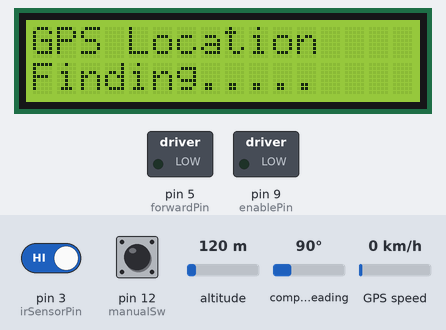
Simulated run of this sketch. Board: Arduino Nano, built with avr-gcc and run on an emulated ATmega328P. Shown: 16×2 character LCD, switched loads named in the sketch (green lamp = pin HIGH). The test bench sets the inputs (shaded band); at power-on: pin 12 (manualSw) HIGH, pin 3 (irSensorPin) HIGH, altitude 120 m, compass heading 90°, GPS speed 0 km/h. The GPS gets a fix after 3 s at 37.7749, -122.4194 with 8 satellites; what the sketch prints to the serial monitor is not drawn.

Above: at 2.2 s.
At 5.3 s:
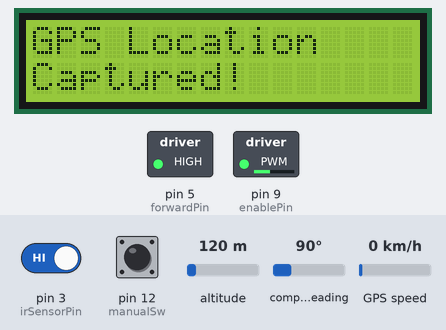
5.4 s: pin 12 (manualSw) pulled LOW for 0.15 s
At 5.59 s:
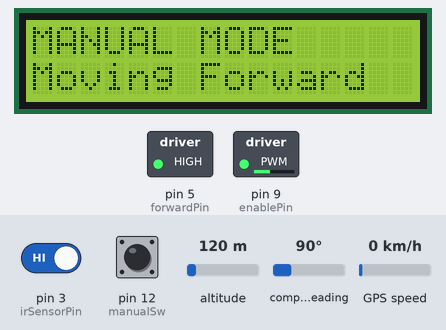
8.2 s: pin 3 (irSensorPin) driven LOW
At 10.4 s:
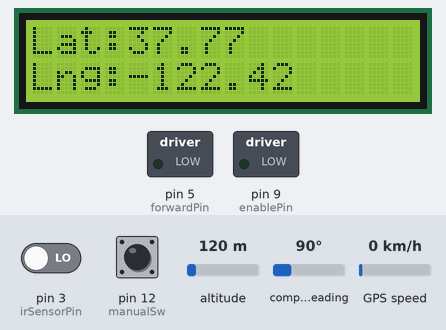
Timing chart, 0 to 24.9 s (numbered marks = the images above; inputs shaded):
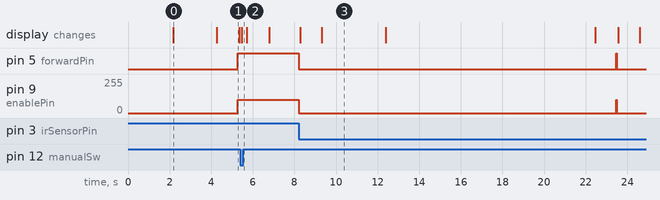

The sketch:

optimized_code.ino
```cpp
#include <SoftwareSerial.h>
#include <TinyGPS++.h>
#include <Wire.h>
#include <LiquidCrystal_I2C.h>

// GPS setup
SoftwareSerial gpsSerial(4, 2); // GPS TX → D4 (Nano RX)
TinyGPSPlus gps;

// LCD setup
LiquidCrystal_I2C lcd(0x27, 16, 2); // Change I2C address if needed

// Motor control pins
const int enablePin = 9;   // PWM speed control
const int forwardPin = 5;  // Motor forward control

// IR sensor pin
const int irSensorPin = 3;

// Switch for manual/auto mode
const int manualSw = 12;
bool manualMode = false;
bool gpsFixAcquired = false;

// Manual mode coordinates (example)
const float manualLat = 11.3122;
const float manualLng = 77.6423;

// Serial communication
unsigned long lastSerialCheck = 0;
const int serialCheckInterval = 500;

void setup() {
  Serial.begin(9600);
  gpsSerial.begin(9600);
  lcd.init();
  lcd.backlight();

  pinMode(enablePin, OUTPUT);
  pinMode(forwardPin, OUTPUT);
  pinMode(irSensorPin, INPUT);
  pinMode(manualSw, INPUT_PULLUP);

  showSplashScreen();
}

void loop() {
  // Check mode switch with debounce
  checkModeSwitch();

  if (!manualMode) {
    handleAutoMode();
  } else {
    handleManualMode();
  }

  // Movement logic
  if (gpsFixAcquired) {
    analogWrite(enablePin, 100);
    digitalWrite(forwardPin, HIGH);

    if (digitalRead(irSensorPin) == LOW) {
      handleCrackDetection();
    } else {
      updateMovementDisplay();
    }
  } else {
    handleWaitingForGPS();
  }
}

// ========== Helper Functions ==========

void showSplashScreen() {
  lcd.clear();
  lcd.setCursor(0, 0);
  lcd.print(" Railway Track ");
  lcd.setCursor(0, 1);
  lcd.print("Crack Detection");
  delay(2000);
  updateDisplay("GPS Location", "Finding.....", false);
  delay(2000);
}

void checkModeSwitch() {
  static unsigned long lastSwitchTime = 0;
  static bool lastSwitchState = HIGH;

  if (millis() - lastSwitchTime > 50) { // Debounce delay
    bool currentState = digitalRead(manualSw);
    if (currentState != lastSwitchState) {
      manualMode = (currentState == LOW);
      if (manualMode) {
        gpsFixAcquired = true;
        updateDisplay("MANUAL MODE", "Ready", true);
      } else {
        gpsFixAcquired = false;
        updateDisplay("AUTO MODE", "Acquiring GPS...", true);
      }
      lastSwitchState = currentState;
    }
    lastSwitchTime = millis();
  }
}

void handleAutoMode() {
  while (gpsSerial.available()) {
    gps.encode(gpsSerial.read());
  }

  if (!gpsFixAcquired && gps.location.isValid()) {
    gpsFixAcquired = true;
    updateDisplay("GPS Location", "Captured!", true);
    delay(1000);
  }
}

void handleManualMode() {
  static unsigned long lastManualUpdate = 0;
  if (millis() - lastManualUpdate > 1000) {
    updateDisplay("MANUAL MODE", "Moving Forward", false);
    lastManualUpdate = millis();
  }
}

void updateMovementDisplay() {
  static unsigned long lastUpdate = 0;
  if (millis() - lastUpdate > 1000) {
    updateDisplay(manualMode ? "MANUAL MODE" : "AUTO MODE",
                 "Moving Forward", false);
    lastUpdate = millis();
  }
}

void handleWaitingForGPS() {
  analogWrite(enablePin, 0);
  digitalWrite(forwardPin, LOW);

  static unsigned long lastGPSUpdate = 0;
  if (millis() - lastGPSUpdate > 1000) {
    updateDisplay("Waiting GPS Fix", "No Movement", true);
    lastGPSUpdate = millis();
  }
}

void updateDisplay(String line1, String line2, bool clearScreen) {
  static String currentLine1 = "";
  static String currentLine2 = "";

  if (clearScreen || (line1 != currentLine1)) {
    lcd.setCursor(0, 0);
    lcd.print(line1 + "                ");
    lcd.setCursor(0, 0);
    lcd.print(line1);
    currentLine1 = line1;
  }

  if (clearScreen || (line2 != currentLine2)) {
    lcd.setCursor(0, 1);
    lcd.print(line2 + "                ");
    lcd.setCursor(0, 1);
    lcd.print(line2);
    currentLine2 = line2;
  }
}

void handleCrackDetection() {
  // Stop motor
  analogWrite(enablePin, 0);
  digitalWrite(forwardPin, LOW);

  // Show detection message
  updateDisplay("Crack Detected!", "Processing...", true);
  delay(1000);

  // Send location data
  if (!manualMode && gps.location.isValid()) {
    sendLocationData(gps.location.lat(), gps.location.lng());
  } else {
    sendLocationData(manualLat, manualLng);
  }

  // Wait for confirmation from Pi
  waitForConfirmation();

  // Resume movement
  analogWrite(enablePin, 100);
  digitalWrite(forwardPin, HIGH);
}

void sendLocationData(float lat, float lng) {
  Serial.print("Lat: ");
  Serial.print(lat, 6);
  Serial.print(" | Lng: ");
  Serial.println(lng, 6);

  // Display coordinates
  lcd.clear();
  lcd.setCursor(0, 0);
  lcd.print("Lat:");
  lcd.print(String(lat).substring(0, 11));
  lcd.setCursor(0, 1);
  lcd.print("Lng:");
  lcd.print(String(lng).substring(0, 11));
  // char buffer[17];
  // snprintf(buffer, 17, "Lat:%.4f", lat);
  // updateDisplay(buffer, "", true);
  // snprintf(buffer, 17, "Lng:%.4f", lng);
  // updateDisplay(currentTopLine(), buffer, false);
  delay(3000);
}

void waitForConfirmation() {
  unsigned long startTime = millis();
  const unsigned long timeout = 10000; // 10 second timeout

  updateDisplay("Waiting for", "Pi confirmation", true);

  while (millis() - startTime < timeout) {
    if (Serial.available()) {
      String response = Serial.readStringUntil('\n');
      response.trim();

      if (response == "CONFIRMED") {
        updateDisplay("Pi confirmed", "Resuming...", true);
        delay(1000);
        return;
      }
    }
    delay(100);
  }

  updateDisplay("Timeout!", "Resuming...", true);
  delay(1000);
}

String currentTopLine() {
  // Helper function to get current top line
  // (Would need to track this in a real implementation)
  return "";
}
```

Measured:
- after the input at 5.4 s, the display: changes after 0.08 s (image 2)
- after the input at 8.2 s, pin 5 (forwardPin): HIGH → LOW at once, → HIGH 15.3 s later, → LOW 0.03 s later; pin 9 (enablePin): 100/255 → 0/255 at once; the display: first changes after 0.08 s (image 3 shows a later state)
- what the display in image 0 shows lasts 2.1 s, from 2.2 s to 4.3 s
- what the display in image 1 shows lasts 1.1 s, from 4.3 s to 5.4 s
